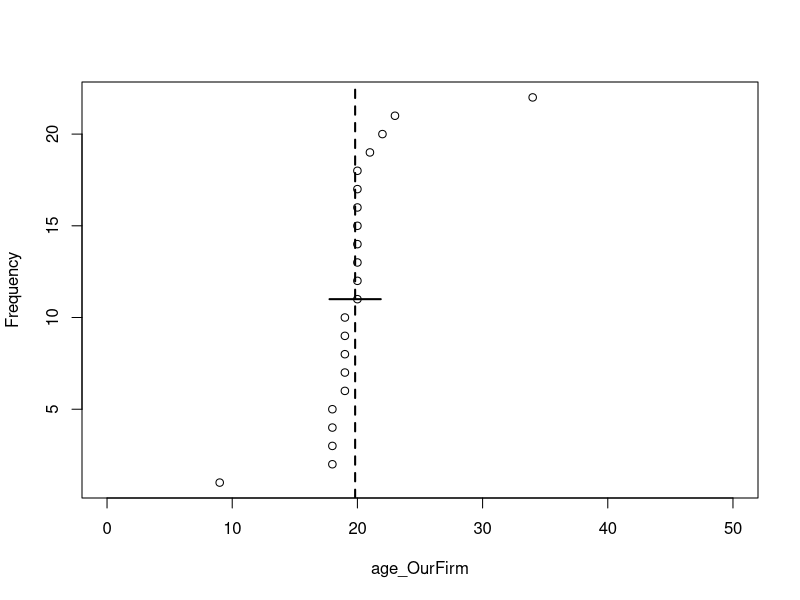
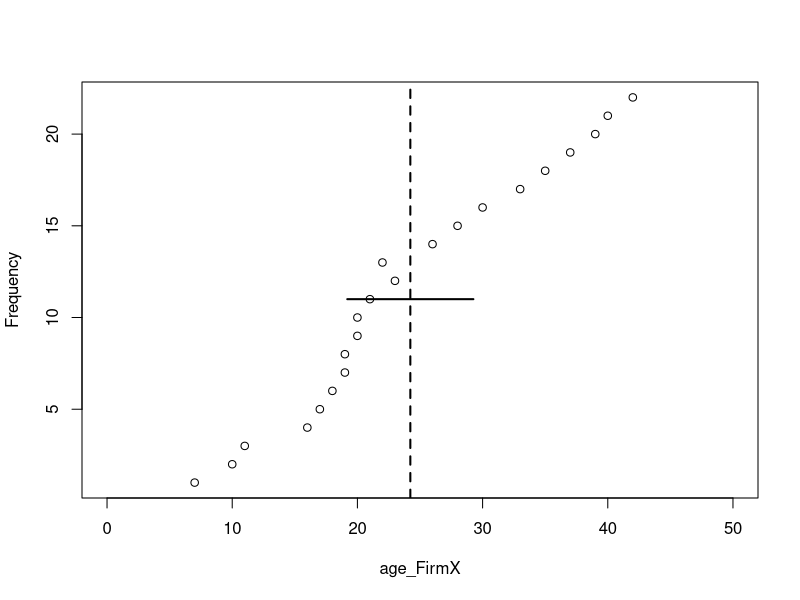
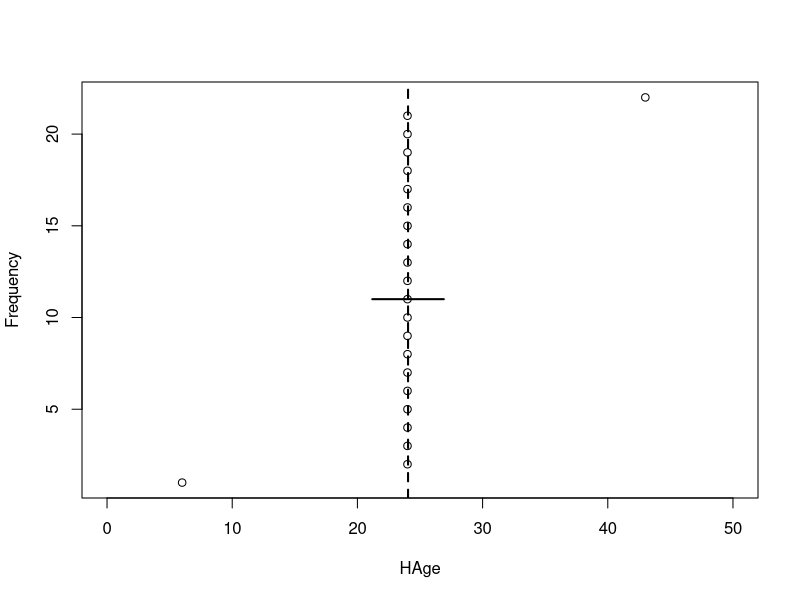
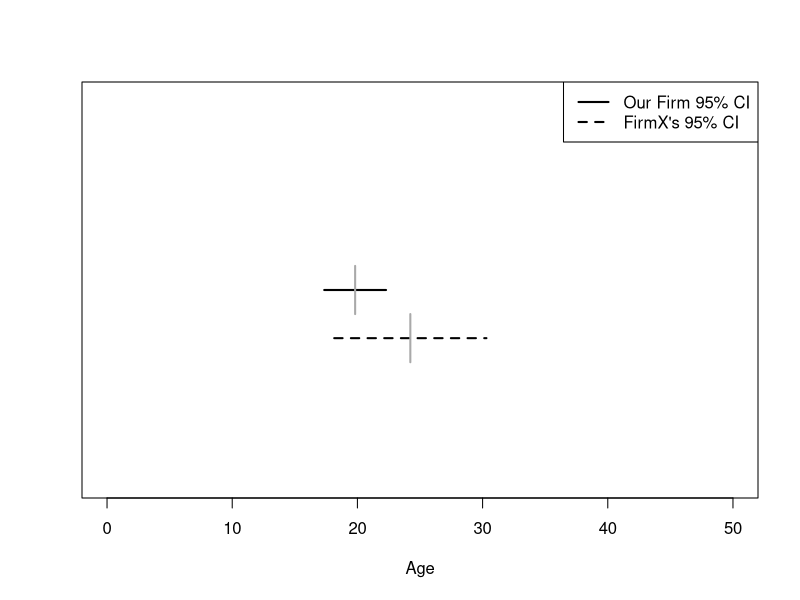

Write R code to recreate these figures, in order.
x<-c(1,2,3,4,5,6,7,8,9,10,11,12,13,14,15,16,17,18,19,20,21,22)
age<-c(9,18,18,18,18,19,19,19,19,19,20,20,20,20,20,20,20,20,21,22,23,34)
age_OurFirm<-c(9,18,18,18,18,19,19,19,19,19,20,20,20,20,20,20,20,20,21,22,23,34)
age_FirmX<-c(7,10,11,16,17,18,19,19,20,20,21,23,22,26,28,30,33,35,37,39,40,42)

table(age)
mean(age) # 19.82
sd(age) # 4.09

SEage<-sd(age)/sqrt(length(age))
SEage # 0.87

MoEage<-2.831*SEage
MoEage # 2.47

lowerage<-mean(age) - MoEage
lowerage # 17.35

upperage<-mean(age) + MoEage
upperage # 22.29

# 95% CI
CI95age<-c(lowerage,upperage)
CI95age # (17.35,22.29)

t.test(age_OurFirm,age_FirmX,conf.level=(0.95)) 

#####################################Task A#####################################

###
# range vs sd
###

# see how range does not directly determine sd

# here is an age range greater than both our sample and Firm X
# with the same sample size (N=22)
mean(age_FirmX)
sd(age_FirmX)

HAge<-c(6,24,24,24,24,24,24,24,24,24,24,24,24,24,24,24,24,24,24,24,24,43)
mean(HAge)
sd(HAge)

###
# plot of mean age from samples with sd to see how average distance from mean
##

plot(age_OurFirm,x,xlim=c(0,50),ylab=("Frequency"))
abline(v=mean(age_OurFirm),lwd=2,lty=2)
segments(mean(age_OurFirm)-(sd(age_OurFirm))/2,11,mean(age_OurFirm)+(sd(age_OurFirm))/2,11,lwd=2)

plot(age_FirmX,x,xlim=c(0,50),ylab=("Frequency"))
abline(v=mean(age_FirmX),lwd=2,lty=2)
segments(mean(age_FirmX)-(sd(age_FirmX))/2,11,mean(age_FirmX)+(sd(age_FirmX))/2,11,lwd=2)

plot(HAge,x,xlim=c(0,50),ylab=("Frequency"))
abline(v=mean(HAge),lwd=2,lty=2)
segments(mean(HAge)-(sd(HAge))/2,11,mean(HAge)+(sd(HAge))/2,11,lwd=2)

#####################################Task D#####################################

###
# see how the 95% CIs for each respective sample mean age overlap
###

### FirmX's CI range
SEage_FirmX<-sd(age_FirmX)/sqrt(length(age_FirmX))
SEage_FirmX # 2.15
MoEage_FirmX<-2.831*SEage_FirmX
MoEage_FirmX # 6.08

# lower bound 95% CI
lowerage_FirmX<-mean(age_FirmX) - MoEage_FirmX
lowerage_FirmX # 18.15

# upper bound 95% CI
upperage_FirmX<-mean(age_FirmX) + MoEage_FirmX
upperage_FirmX # 30.31

### dimensions to plot CIs within
xlim <- c(0, 50)  # X-axis range
ylim <- c(0, 4)  # Y-axis range

# Create an empty plot
plot(NA, xlim = xlim, ylim = ylim,yaxt = "n",ylab=NA,xlab="Age")
segments(lowerage_FirmX,1.5,upperage_FirmX,1.5,lty=2,lwd=2)
segments(mean(age_FirmX),1.25,mean(age_FirmX),1.75,lwd=2,col="darkgrey")
segments(lowerage,2,upperage,2,lwd=2)
segments(mean(age),1.75,mean(age),2.25,lwd=2,col="darkgrey")
# add a legend
legend("topright",legend=c("Our Firm 95% CI","FirmX's 95% CI"),lty=c(1,2),
       lwd=c(2,2))


